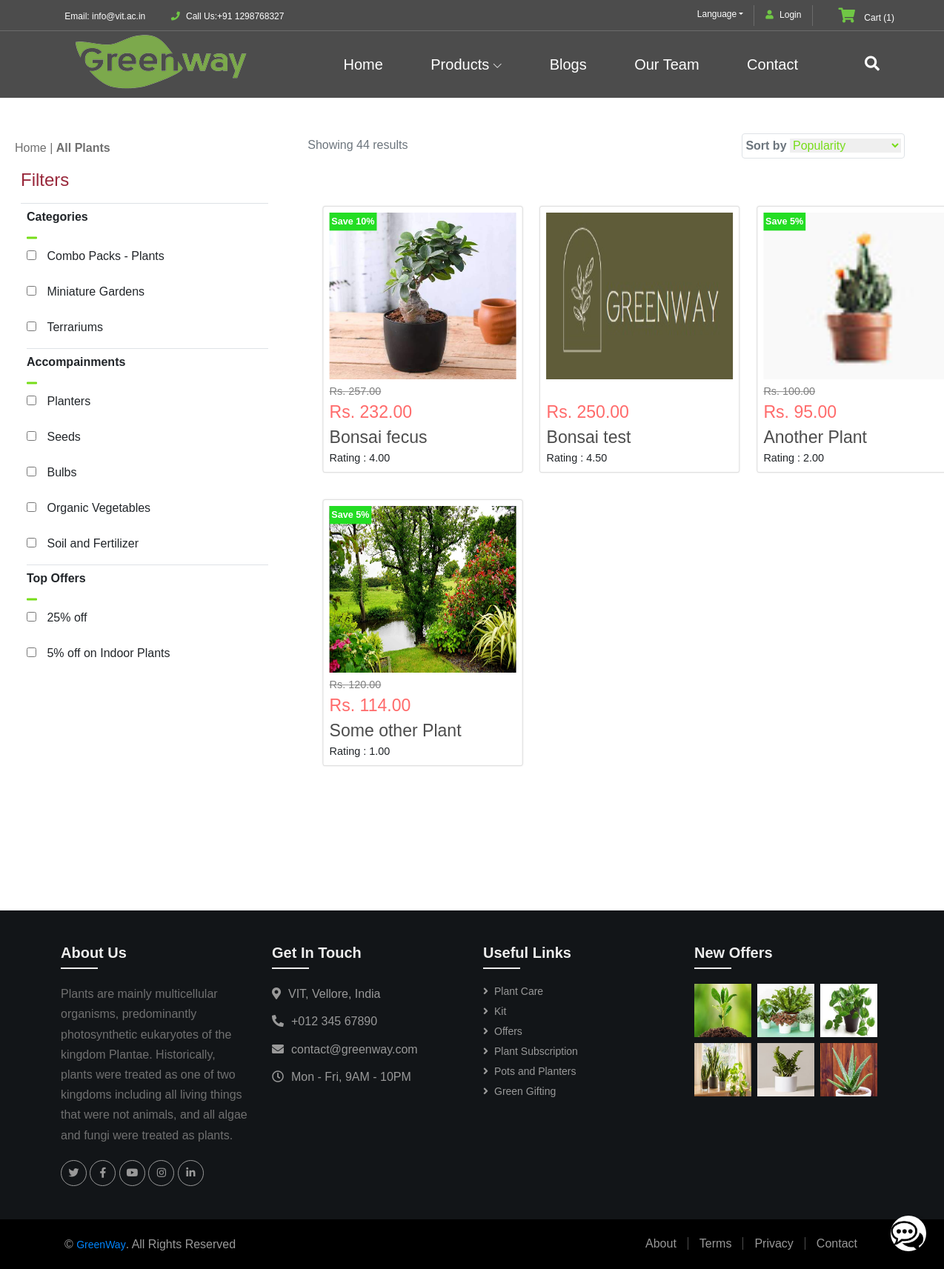
/products, run on an earlier commit of the app's database.
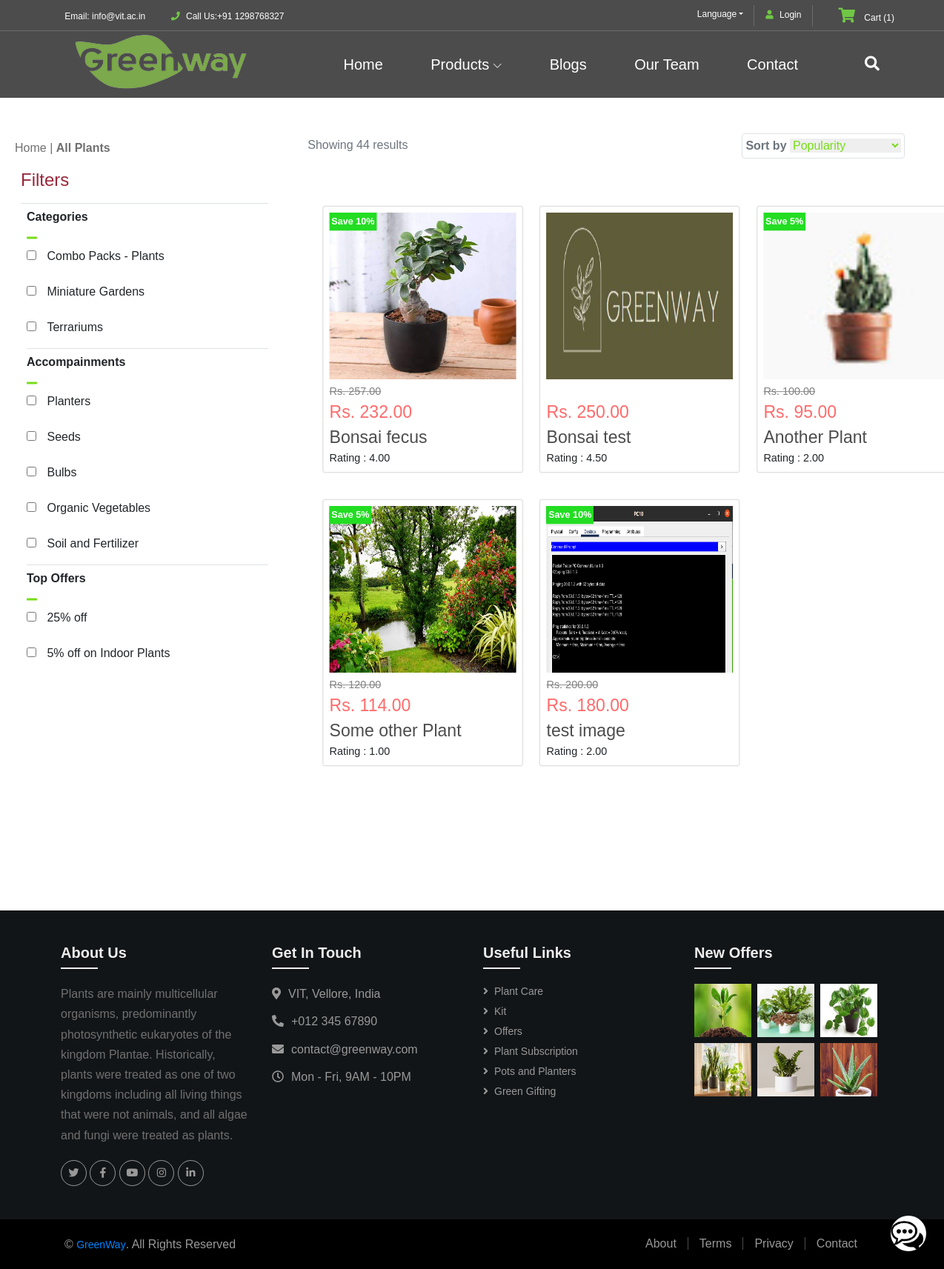
And on a later commit of the database.
### products/models.py (models this page shows, shortened)
class ItemsImages(models.Model):
    title = models.ForeignKey(ItemMain, on_delete=models.CASCADE)
    image = models.ImageField(upload_to = 'images')

class ItemMain(models.Model):
    title = models.CharField(max_length=50, unique=True)
    price = models.DecimalField(decimal_places=2, max_digits=25)
    description = models.TextField()
    category = models.ForeignKey(ItemsCat, on_delete=models.CASCADE)
    availablity = models.BooleanField(default=False)
    shippingCharges = models.IntegerField(default=0)
    offers = models.IntegerField(default=0)
    plantingAndCare = models.TextField()
    slug = models.SlugField(max_length=50,unique=True, default="", editable=False)
    def __str__(self) -> str:
        return self.title

class ItemRating(models.Model):
    title = models.ForeignKey(ItemMain, on_delete=models.CASCADE)
    ratingCount = models.IntegerField()
    rating = models.IntegerField()
    ratingValue = models.DecimalField(decimal_places=2, max_digits=10, editable=False)
    feedback = models.TextField(default="")

### products/views.py (the view)
# urls.py: path('products', views.items_display, name='itemlist'),
def items_display(request):
    items = ItemMain.objects.all()
    for i in ItemRating.objects.all():
        print(i.title, i.title_id)
    l = []
    for i in items:
        ll = []
        ll.append(ItemsImages.objects.filter(title=ItemMain.objects.filter(title = i.title)[0])[0].image)
        ll.append(ItemRating.objects.filter(title=ItemMain.objects.filter(title = i.title)[0])[0].ratingValue)
        ll.append(i.price)
        ll.append(i.description)
        ll.append(i.title)
        price = i.price
        offer = i.offers
        newPrice = price - (price * offer)//100
        ll.append(newPrice)
        ll.append(i.slug)
        ll.append(i.offers)
        l.append(ll)
    context = {
        "items": l
    }
    return render(request, "products/items_display.html", context)

### templates/products/items_display.html (shortened to what this page needs)
{% extends "base.html" %}
{% load static %}
{% block content %}
<link href='https://maxcdn.bootstrapcdn.com/bootstrap/4.0.0/css/bootstrap.min.css' rel='stylesheet'>
<link href='https://cdnjs.cloudflare.com/ajax/libs/font-awesome/4.7.0/css/font-awesome.min.css' rel='stylesheet'>
<link rel="stylesheet" href="{% static 'css/items_display.css' %}">
<div class="items_display">
<section id="sidebar">
    <p> Home | <b>All Plants</b></p>
    <div class="border-bottom pb-2 ml-2">
        <h4 id="burgundy">Filters</h4>
    </div>
    <div class="py-2 border-bottom ml-3">
        <h6 class="font-weight-bold">Categories</h6>
        <div id="orange"><span class="fa fa-minus"></span></div>
        <form>
            <div class="form-group"> <input type="checkbox" id="artisan"> <label for="artisan">Combo Packs - Plants</label> </div>
            <div class="form-group"> <input type="checkbox" id="breakfast"> <label for="breakfast">Miniature Gardens</label> </div>
            <div class="form-group"> <input type="checkbox" id="healthy"> <label for="healthy">Terrariums</label> </div>
        </form>
    </div>
    <div class="py-2 border-bottom ml-3">
        <h6 class="font-weight-bold">Accompainments</h6>
        <div id="orange"><span class="fa fa-minus"></span></div>
        <form>
            <div class="form-group"> <input type="checkbox" id="tea"> <label for="tea">Planters</label> </div>
            <div class="form-group"> <input type="checkbox" id="cookies"> <label for="cookies">Seeds</label> </div>
            <div class="form-group"> <input type="checkbox" id="pastries"> <label for="pastries">Bulbs</label> </div>
            <div class="form-group"> <input type="checkbox" id="dough"> <label for="dough">Organic Vegetables</label> </div>
            <div class="form-group"> <input type="checkbox" id="choco"> <label for="choco">Soil and Fertilizer</label> </div>
        </form>
    </div>
    <div class="py-2 ml-3">
        <h6 class="font-weight-bold">Top Offers</h6>
        <div id="orange"><span class="fa fa-minus"></span></div>
        <form>
            <div class="form-group"> <input type="checkbox" id="25off"> <label for="25">25% off</label> </div>
            <div class="form-group"> <input type="checkbox" id="5off"> <label for="5off" id="off">5% off on Indoor Plants</label> </div>
        </form>
    </div>
</section>
<section id="products">
    <div class="container">
        <div class="d-flex flex-row">
            <div class="text-muted m-2" id="res">Showing 44 results</div>
            <div class="ml-auto mr-lg-4">
                <div id="sorting" class="border rounded p-1 m-1"> <span class="text-muted"><b>Sort by</b></span> <select name="sort" id="sort">
                        <option value="popularity"><b>Popularity</b></option>
                    </select> </div>
            </div>
        </div>
    </div>
</section>
<section id="items">
    <div class="item-container">
        {% for item in items %}
        <div class="card">
            <a href="{% url 'itemView' the_slug=item.6 %}">
            <div class="card-image" style="background: url('/media/{{ item.0 }}') no-repeat; background-size: 100% 100%;">
                {% if item.7 != 0 %}
                <span class="offers">Save {{ item.7 }}%</span>
                {% endif%}
            </div></a>
            <div class="card-description">
                {% if item.5 != item.2 %}
                <span class="oldprice"><strike>Rs. {{ item.2 }}</strike></span>
                {% endif %}
                <br><span class="price">Rs. {{ item.5 }} <br> </span>
                <a class="title" href="{% url 'itemView' the_slug=item.6 %}">{{ item.4}} <br></a>
                Rating : {{ item.1 }} <br>
            </div>
        </div>
        {% endfor %}
    </div>
</section>
</div>
{% endblock content %}

What changed in the data, as far as the page shows it:
added ItemsImages: image (picture)
added ItemMain: price "200.00", title "test image"
added ItemRating: ratingValue "2.00"
Also different on the page:
new list line: "Save 10 % Rs. Rs. 180.00 Rating :"
